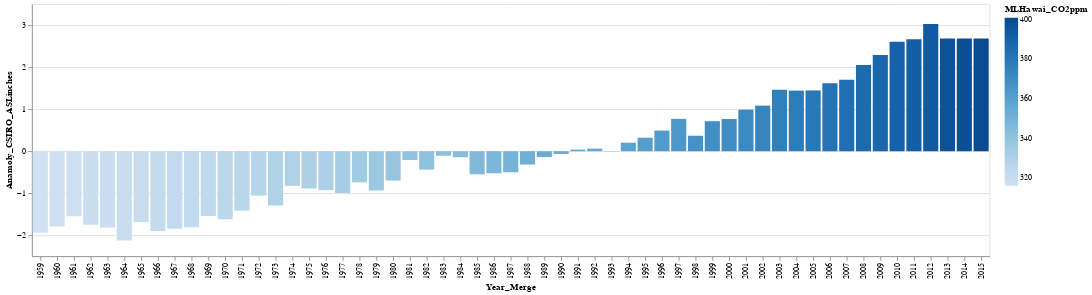

Notebook code for this chart:
### Code cell
#Sea level rise Anamoly for 57 -
df_merged_final

alt.Chart(df_merged_final).mark_bar().encode(
    alt.X('Year_Merge:O', scale=alt.Scale(zero=False)),
    alt.Y('Anamoly_CSIRO_ASLinches:Q', scale=alt.Scale(zero=False, padding=1)),
    color='MLHawai_CO2ppm:Q',
    #size='Anamoly_CSIRO_ASLinches:Q'
)

### Figure 1 — Vega-Lite specification as saved in the notebook (floating-point values rounded to 4 significant figures)
{"config": {"view": {"continuousWidth": 400, "continuousHeight": 300}}, "data": {"name": "data-4daf610280fa89058836c62719f49323"}, "mark": "bar", "encoding": {"color": {"type": "quantitative", "field": "MLHawai_CO2ppm"}, "x": {"type": "ordinal", "field": "Year_Merge", "scale": {"zero": false}}, "y": {"type": "quantitative", "field": "Anamoly_CSIRO_ASLinches", "scale": {"padding": 1, "zero": false}}}, "$schema": "https://vega.github.io/schema/vega-lite/v4.8.1.json", "datasets": {"data-4daf610280fa89058836c62719f49323": [{"Year_Merge": 1959, "Rnf_MM": 54.3, "Anamoly_RnfMM": -0.6888, "Tmp_Cls": 6.752, "Anamoly_TmpCls": -0.4105, "CSIRO_ASLinches": 4.358, "Anamoly_CSIRO_ASLinches": -1.939, "MLHawai_CO2ppm": 316.0, "Anamoly_CO2ppm": -35.67}, {"Year_Merge": 1960, "Rnf_MM": 52.34, "Anamoly_RnfMM": -2.641, "Tmp_Cls": 6.788, "Anamoly_TmpCls": -0.3738, "CSIRO_ASLinches": 4.504, "Anamoly_CSIRO_ASLinches": -1.793, "MLHawai_CO2ppm": 316.9, "Anamoly_CO2ppm": -34.73}, {"Year_Merge": 1961, "Rnf_MM": 56.53, "Anamoly_RnfMM": 1.543, "Tmp_Cls": 6.538, "Anamoly_TmpCls": -0.6246, "CSIRO_ASLinches": 4.748, "Anamoly_CSIRO_ASLinches": -1.549, "MLHawai_CO2ppm": 317.6, "Anamoly_CO2ppm": -34.0}, {"Year_Merge": 1962, "Rnf_MM": 51.67, "Anamoly_RnfMM": -3.312, "Tmp_Cls": 6.968, "Anamoly_TmpCls": -0.1939, "CSIRO_ASLinches": 4.543, "Anamoly_CSIRO_ASLinches": -1.754, "MLHawai_CO2ppm": 318.4, "Anamoly_CO2ppm": -33.19}, {"Year_Merge": 1963, "Rnf_MM": 48.88, "Anamoly_RnfMM": -6.1, "Tmp_Cls": 7.108, "Anamoly_TmpCls": -0.05379, "CSIRO_ASLinches": 4.48, "Anamoly_CSIRO_ASLinches": -1.817, "MLHawai_CO2ppm": 319.0, "Anamoly_CO2ppm": -32.65}, {"Year_Merge": 1964, "Rnf_MM": 53.14, "Anamoly_RnfMM": -1.84, "Tmp_Cls": 6.357, "Anamoly_TmpCls": -0.8052, "CSIRO_ASLinches": 4.169, "Anamoly_CSIRO_ASLinches": -2.128, "MLHawai_CO2ppm": 319.6, "Anamoly_CO2ppm": -32.02}, {"Year_Merge": 1965, "Rnf_MM": 54.98, "Anamoly_RnfMM": -0.007966, "Tmp_Cls": 6.562, "Anamoly_TmpCls": -0.6001, "CSIRO_ASLinches": 4.61, "Anamoly_CSIRO_ASLinches": -1.687, "MLHawai_CO2ppm": 320.0, "Anamoly_CO2ppm": -31.6}, {"Year_Merge": 1966, "Rnf_MM": 48.79, "Anamoly_RnfMM": -6.193, "Tmp_Cls": 6.357, "Anamoly_TmpCls": -0.8049, "CSIRO_ASLinches": 4.398, "Anamoly_CSIRO_ASLinches": -1.9, "MLHawai_CO2ppm": 321.4, "Anamoly_CO2ppm": -30.26}, {"Year_Merge": 1967, "Rnf_MM": 54.02, "Anamoly_RnfMM": -0.961, "Tmp_Cls": 6.916, "Anamoly_TmpCls": -0.2466, "CSIRO_ASLinches": 4.453, "Anamoly_CSIRO_ASLinches": -1.844, "MLHawai_CO2ppm": 322.2, "Anamoly_CO2ppm": -29.48}, {"Year_Merge": 1968, "Rnf_MM": 52.78, "Anamoly_RnfMM": -2.208, "Tmp_Cls": 6.543, "Anamoly_TmpCls": -0.6193, "CSIRO_ASLinches": 4.484, "Anamoly_CSIRO_ASLinches": -1.813, "MLHawai_CO2ppm": 323.0, "Anamoly_CO2ppm": -28.6}, {"Year_Merge": 1969, "Rnf_MM": 52.82, "Anamoly_RnfMM": -2.168, "Tmp_Cls": 6.816, "Anamoly_TmpCls": -0.3459, "CSIRO_ASLinches": 4.752, "Anamoly_CSIRO_ASLinches": -1.545, "MLHawai_CO2ppm": 324.6, "Anamoly_CO2ppm": -27.02}, {"Year_Merge": 1970, "Rnf_MM": 52.84, "Anamoly_RnfMM": -2.149, "Tmp_Cls": 6.707, "Anamoly_TmpCls": -0.4553, "CSIRO_ASLinches": 4.677, "Anamoly_CSIRO_ASLinches": -1.62, "MLHawai_CO2ppm": 325.7, "Anamoly_CO2ppm": -25.96}, {"Year_Merge": 1971, "Rnf_MM": 54.01, "Anamoly_RnfMM": -0.9782, "Tmp_Cls": 6.316, "Anamoly_TmpCls": -0.8466, "CSIRO_ASLinches": 4.882, "Anamoly_CSIRO_ASLinches": -1.415, "MLHawai_CO2ppm": 326.3, "Anamoly_CO2ppm": -25.32}, {"Year_Merge": 1972, "Rnf_MM": 55.37, "Anamoly_RnfMM": 0.3863, "Tmp_Cls": 6.309, "Anamoly_TmpCls": -0.8527, "CSIRO_ASLinches": 5.24, "Anamoly_CSIRO_ASLinches": -1.057, "MLHawai_CO2ppm": 327.4, "Anamoly_CO2ppm": -24.19}, {"Year_Merge": 1973, "Rnf_MM": 60.52, "Anamoly_RnfMM": 5.536, "Tmp_Cls": 6.888, "Anamoly_TmpCls": -0.2746, "CSIRO_ASLinches": 5.004, "Anamoly_CSIRO_ASLinches": -1.293, "MLHawai_CO2ppm": 329.7, "Anamoly_CO2ppm": -21.96}, {"Year_Merge": 1974, "Rnf_MM": 53.78, "Anamoly_RnfMM": -1.21, "Tmp_Cls": 6.714, "Anamoly_TmpCls": -0.4485, "CSIRO_ASLinches": 5.472, "Anamoly_CSIRO_ASLinches": -0.8248, "MLHawai_CO2ppm": 330.2, "Anamoly_CO2ppm": -21.46}, {"Year_Merge": 1975, "Rnf_MM": 57.85, "Anamoly_RnfMM": 2.86, "Tmp_Cls": 6.302, "Anamoly_TmpCls": -0.8597, "CSIRO_ASLinches": 5.409, "Anamoly_CSIRO_ASLinches": -0.8878, "MLHawai_CO2ppm": 331.1, "Anamoly_CO2ppm": -20.56}, {"Year_Merge": 1976, "Rnf_MM": 47.51, "Anamoly_RnfMM": -7.474, "Tmp_Cls": 6.65, "Anamoly_TmpCls": -0.512, "CSIRO_ASLinches": 5.37, "Anamoly_CSIRO_ASLinches": -0.9271, "MLHawai_CO2ppm": 332.1, "Anamoly_CO2ppm": -19.59}, {"Year_Merge": 1977, "Rnf_MM": 54.33, "Anamoly_RnfMM": -0.6563, "Tmp_Cls": 7.309, "Anamoly_TmpCls": 0.1469, "CSIRO_ASLinches": 5.303, "Anamoly_CSIRO_ASLinches": -0.9941, "MLHawai_CO2ppm": 333.8, "Anamoly_CO2ppm": -17.86}, {"Year_Merge": 1978, "Rnf_MM": 53.98, "Anamoly_RnfMM": -1.008, "Tmp_Cls": 6.928, "Anamoly_TmpCls": -0.2342, "CSIRO_ASLinches": 5.555, "Anamoly_CSIRO_ASLinches": -0.7421, "MLHawai_CO2ppm": 335.4, "Anamoly_CO2ppm": -16.23}, {"Year_Merge": 1979, "Rnf_MM": 58.36, "Anamoly_RnfMM": 3.37, "Tmp_Cls": 6.689, "Anamoly_TmpCls": -0.4732, "CSIRO_ASLinches": 5.362, "Anamoly_CSIRO_ASLinches": -0.935, "MLHawai_CO2ppm": 336.8, "Anamoly_CO2ppm": -14.86}, {"Year_Merge": 1980, "Rnf_MM": 51.57, "Anamoly_RnfMM": -3.414, "Tmp_Cls": 7.156, "Anamoly_TmpCls": -0.006148, "CSIRO_ASLinches": 5.598, "Anamoly_CSIRO_ASLinches": -0.6988, "MLHawai_CO2ppm": 338.7, "Anamoly_CO2ppm": -12.96}, {"Year_Merge": 1981, "Rnf_MM": 54.8, "Anamoly_RnfMM": -0.1876, "Tmp_Cls": 7.861, "Anamoly_TmpCls": 0.6986, "CSIRO_ASLinches": 6.087, "Anamoly_CSIRO_ASLinches": -0.2106, "MLHawai_CO2ppm": 340.1, "Anamoly_CO2ppm": -11.54}, {"Year_Merge": 1982, "Rnf_MM": 60.98, "Anamoly_RnfMM": 5.991, "Tmp_Cls": 6.478, "Anamoly_TmpCls": -0.6837, "CSIRO_ASLinches": 5.858, "Anamoly_CSIRO_ASLinches": -0.4389, "MLHawai_CO2ppm": 341.4, "Anamoly_CO2ppm": -10.2}, {"Year_Merge": 1983, "Rnf_MM": 60.6, "Anamoly_RnfMM": 5.612, "Tmp_Cls": 6.971, "Anamoly_TmpCls": -0.191, "CSIRO_ASLinches": 6.189, "Anamoly_CSIRO_ASLinches": -0.1082, "MLHawai_CO2ppm": 343.0, "Anamoly_CO2ppm": -8.607}, {"Year_Merge": 1984, "Rnf_MM": 55.44, "Anamoly_RnfMM": 0.4597, "Tmp_Cls": 6.77, "Anamoly_TmpCls": -0.392, "CSIRO_ASLinches": 6.154, "Anamoly_CSIRO_ASLinches": -0.1437, "MLHawai_CO2ppm": 344.6, "Anamoly_CO2ppm": -7.057}, {"Year_Merge": 1985, "Rnf_MM": 55.14, "Anamoly_RnfMM": 0.152, "Tmp_Cls": 6.578, "Anamoly_TmpCls": -0.5837, "CSIRO_ASLinches": 5.748, "Anamoly_CSIRO_ASLinches": -0.5492, "MLHawai_CO2ppm": 346.0, "Anamoly_CO2ppm": -5.597}, {"Year_Merge": 1986, "Rnf_MM": 56.68, "Anamoly_RnfMM": 1.699, "Tmp_Cls": 7.542, "Anamoly_TmpCls": 0.3797, "CSIRO_ASLinches": 5.772, "Anamoly_CSIRO_ASLinches": -0.5256, "MLHawai_CO2ppm": 347.4, "Anamoly_CO2ppm": -4.247}, {"Year_Merge": 1987, "Rnf_MM": 52.63, "Anamoly_RnfMM": -2.354, "Tmp_Cls": 7.718, "Anamoly_TmpCls": 0.556, "CSIRO_ASLinches": 5.795, "Anamoly_CSIRO_ASLinches": -0.5019, "MLHawai_CO2ppm": 349.2, "Anamoly_CO2ppm": -2.477}, {"Year_Merge": 1988, "Rnf_MM": 47.88, "Anamoly_RnfMM": -7.108, "Tmp_Cls": 7.334, "Anamoly_TmpCls": 0.1723, "CSIRO_ASLinches": 5.98, "Anamoly_CSIRO_ASLinches": -0.3169, "MLHawai_CO2ppm": 351.6, "Anamoly_CO2ppm": -0.07719}, {"Year_Merge": 1989, "Rnf_MM": 54.38, "Anamoly_RnfMM": -0.6059, "Tmp_Cls": 6.853, "Anamoly_TmpCls": -0.3093, "CSIRO_ASLinches": 6.157, "Anamoly_CSIRO_ASLinches": -0.1397, "MLHawai_CO2ppm": 353.1, "Anamoly_CO2ppm": 1.433}, {"Year_Merge": 1990, "Rnf_MM": 59.24, "Anamoly_RnfMM": 4.254, "Tmp_Cls": 7.451, "Anamoly_TmpCls": 0.2891, "CSIRO_ASLinches": 6.232, "Anamoly_CSIRO_ASLinches": -0.06493, "MLHawai_CO2ppm": 354.4, "Anamoly_CO2ppm": 2.713}, {"Year_Merge": 1991, "Rnf_MM": 56.85, "Anamoly_RnfMM": 1.863, "Tmp_Cls": 7.566, "Anamoly_TmpCls": 0.4037, "CSIRO_ASLinches": 6.335, "Anamoly_CSIRO_ASLinches": 0.03744, "MLHawai_CO2ppm": 355.6, "Anamoly_CO2ppm": 3.933}, {"Year_Merge": 1992, "Rnf_MM": 56.48, "Anamoly_RnfMM": 1.499, "Tmp_Cls": 7.069, "Anamoly_TmpCls": -0.09295, "CSIRO_ASLinches": 6.358, "Anamoly_CSIRO_ASLinches": 0.06106, "MLHawai_CO2ppm": 356.4, "Anamoly_CO2ppm": 4.743}, {"Year_Merge": 1993, "Rnf_MM": 58.93, "Anamoly_RnfMM": 3.948, "Tmp_Cls": 7.096, "Anamoly_TmpCls": -0.06578, "CSIRO_ASLinches": 6.291, "Anamoly_CSIRO_ASLinches": -0.005871, "MLHawai_CO2ppm": 357.1, "Anamoly_CO2ppm": 5.433}, {"Year_Merge": 1994, "Rnf_MM": 55.55, "Anamoly_RnfMM": 0.5642, "Tmp_Cls": 7.377, "Anamoly_TmpCls": 0.2148, "CSIRO_ASLinches": 6.5, "Anamoly_CSIRO_ASLinches": 0.2028, "MLHawai_CO2ppm": 358.8, "Anamoly_CO2ppm": 7.183}, {"Year_Merge": 1995, "Rnf_MM": 56.57, "Anamoly_RnfMM": 1.586, "Tmp_Cls": 7.484, "Anamoly_TmpCls": 0.3218, "CSIRO_ASLinches": 6.618, "Anamoly_CSIRO_ASLinches": 0.3209, "MLHawai_CO2ppm": 360.8, "Anamoly_CO2ppm": 9.163}, {"Year_Merge": 1996, "Rnf_MM": 58.43, "Anamoly_RnfMM": 3.441, "Tmp_Cls": 6.731, "Anamoly_TmpCls": -0.4315, "CSIRO_ASLinches": 6.787, "Anamoly_CSIRO_ASLinches": 0.4902, "MLHawai_CO2ppm": 362.6, "Anamoly_CO2ppm": 10.95}, {"Year_Merge": 1997, "Rnf_MM": 55.71, "Anamoly_RnfMM": 0.7273, "Tmp_Cls": 7.091, "Anamoly_TmpCls": -0.07145, "CSIRO_ASLinches": 7.067, "Anamoly_CSIRO_ASLinches": 0.7697, "MLHawai_CO2ppm": 363.7, "Anamoly_CO2ppm": 12.07}, {"Year_Merge": 1998, "Rnf_MM": 59.98, "Anamoly_RnfMM": 4.991, "Tmp_Cls": 8.098, "Anamoly_TmpCls": 0.9355, "CSIRO_ASLinches": 6.665, "Anamoly_CSIRO_ASLinches": 0.3681, "MLHawai_CO2ppm": 366.6, "Anamoly_CO2ppm": 15.01}, {"Year_Merge": 1999, "Rnf_MM": 51.96, "Anamoly_RnfMM": -3.029, "Tmp_Cls": 7.287, "Anamoly_TmpCls": 0.1244, "CSIRO_ASLinches": 7.012, "Anamoly_CSIRO_ASLinches": 0.7146, "MLHawai_CO2ppm": 368.3, "Anamoly_CO2ppm": 16.69}, {"Year_Merge": 2000, "Rnf_MM": 52.33, "Anamoly_RnfMM": -2.657, "Tmp_Cls": 7.496, "Anamoly_TmpCls": 0.3342, "CSIRO_ASLinches": 7.063, "Anamoly_CSIRO_ASLinches": 0.7658, "MLHawai_CO2ppm": 369.5, "Anamoly_CO2ppm": 17.88}, {"Year_Merge": 2001, "Rnf_MM": 52.54, "Anamoly_RnfMM": -2.448, "Tmp_Cls": 7.633, "Anamoly_TmpCls": 0.4711, "CSIRO_ASLinches": 7.287, "Anamoly_CSIRO_ASLinches": 0.9902, "MLHawai_CO2ppm": 371.1, "Anamoly_CO2ppm": 19.49}, {"Year_Merge": 2002, "Rnf_MM": 52.22, "Anamoly_RnfMM": -2.761, "Tmp_Cls": 7.795, "Anamoly_TmpCls": 0.6328, "CSIRO_ASLinches": 7.382, "Anamoly_CSIRO_ASLinches": 1.085, "MLHawai_CO2ppm": 373.2, "Anamoly_CO2ppm": 21.58}, {"Year_Merge": 2003, "Rnf_MM": 54.82, "Anamoly_RnfMM": -0.1645, "Tmp_Cls": 7.73, "Anamoly_TmpCls": 0.5677, "CSIRO_ASLinches": 7.76, "Anamoly_CSIRO_ASLinches": 1.463, "MLHawai_CO2ppm": 375.8, "Anamoly_CO2ppm": 24.13}, {"Year_Merge": 2004, "Rnf_MM": 58.26, "Anamoly_RnfMM": 3.275, "Tmp_Cls": 7.714, "Anamoly_TmpCls": 0.5514, "CSIRO_ASLinches": 7.74, "Anamoly_CSIRO_ASLinches": 1.443, "MLHawai_CO2ppm": 377.5, "Anamoly_CO2ppm": 25.85}, {"Year_Merge": 2005, "Rnf_MM": 54.75, "Anamoly_RnfMM": -0.2321, "Tmp_Cls": 7.931, "Anamoly_TmpCls": 0.7689, "CSIRO_ASLinches": 7.744, "Anamoly_CSIRO_ASLinches": 1.447, "MLHawai_CO2ppm": 379.8, "Anamoly_CO2ppm": 28.16}, {"Year_Merge": 2006, "Rnf_MM": 53.84, "Anamoly_RnfMM": -1.14, "Tmp_Cls": 7.972, "Anamoly_TmpCls": 0.8096, "CSIRO_ASLinches": 7.917, "Anamoly_CSIRO_ASLinches": 1.62, "MLHawai_CO2ppm": 381.9, "Anamoly_CO2ppm": 30.26}, {"Year_Merge": 2007, "Rnf_MM": 51.98, "Anamoly_RnfMM": -3.001, "Tmp_Cls": 7.879, "Anamoly_TmpCls": 0.7173, "CSIRO_ASLinches": 7.996, "Anamoly_CSIRO_ASLinches": 1.699, "MLHawai_CO2ppm": 383.8, "Anamoly_CO2ppm": 32.12}, {"Year_Merge": 2008, "Rnf_MM": 55.85, "Anamoly_RnfMM": 0.8619, "Tmp_Cls": 6.99, "Anamoly_TmpCls": -0.1719, "CSIRO_ASLinches": 8.35, "Anamoly_CSIRO_ASLinches": 2.053, "MLHawai_CO2ppm": 385.6, "Anamoly_CO2ppm": 33.95}, {"Year_Merge": 2009, "Rnf_MM": 56.33, "Anamoly_RnfMM": 1.343, "Tmp_Cls": 7.167, "Anamoly_TmpCls": 0.005276, "CSIRO_ASLinches": 8.587, "Anamoly_CSIRO_ASLinches": 2.289, "MLHawai_CO2ppm": 387.4, "Anamoly_CO2ppm": 35.73}, {"Year_Merge": 2010, "Rnf_MM": 55.44, "Anamoly_RnfMM": 0.4514, "Tmp_Cls": 7.591, "Anamoly_TmpCls": 0.4292, "CSIRO_ASLinches": 8.902, "Anamoly_CSIRO_ASLinches": 2.604, "MLHawai_CO2ppm": 389.9, "Anamoly_CO2ppm": 38.21}, {"Year_Merge": 2011, "Rnf_MM": 56.06, "Anamoly_RnfMM": 1.079, "Tmp_Cls": 7.548, "Anamoly_TmpCls": 0.386, "CSIRO_ASLinches": 8.965, "Anamoly_CSIRO_ASLinches": 2.667, "MLHawai_CO2ppm": 391.6, "Anamoly_CO2ppm": 39.99}, {"Year_Merge": 2012, "Rnf_MM": 52.16, "Anamoly_RnfMM": -2.829, "Tmp_Cls": 8.174, "Anamoly_TmpCls": 1.012, "CSIRO_ASLinches": 9.327, "Anamoly_CSIRO_ASLinches": 3.03, "MLHawai_CO2ppm": 393.8, "Anamoly_CO2ppm": 42.18}, {"Year_Merge": 2013, "Rnf_MM": 58.49, "Anamoly_RnfMM": 3.506, "Tmp_Cls": 7.329, "Anamoly_TmpCls": 0.1673, "CSIRO_ASLinches": 8.98, "Anamoly_CSIRO_ASLinches": 2.683, "MLHawai_CO2ppm": 396.5, "Anamoly_CO2ppm": 44.84}, {"Year_Merge": 2014, "Rnf_MM": 57.03, "Anamoly_RnfMM": 2.047, "Tmp_Cls": 7.782, "Anamoly_TmpCls": 0.6203, "CSIRO_ASLinches": 8.98, "Anamoly_CSIRO_ASLinches": 2.683, "MLHawai_CO2ppm": 398.6, "Anamoly_CO2ppm": 46.97}, {"Year_Merge": 2015, "Rnf_MM": 63.47, "Anamoly_RnfMM": 8.481, "Tmp_Cls": 8.481, "Anamoly_TmpCls": 1.319, "CSIRO_ASLinches": 8.98, "Anamoly_CSIRO_ASLinches": 2.683, "MLHawai_CO2ppm": 400.8, "Anamoly_CO2ppm": 49.19}]}}
